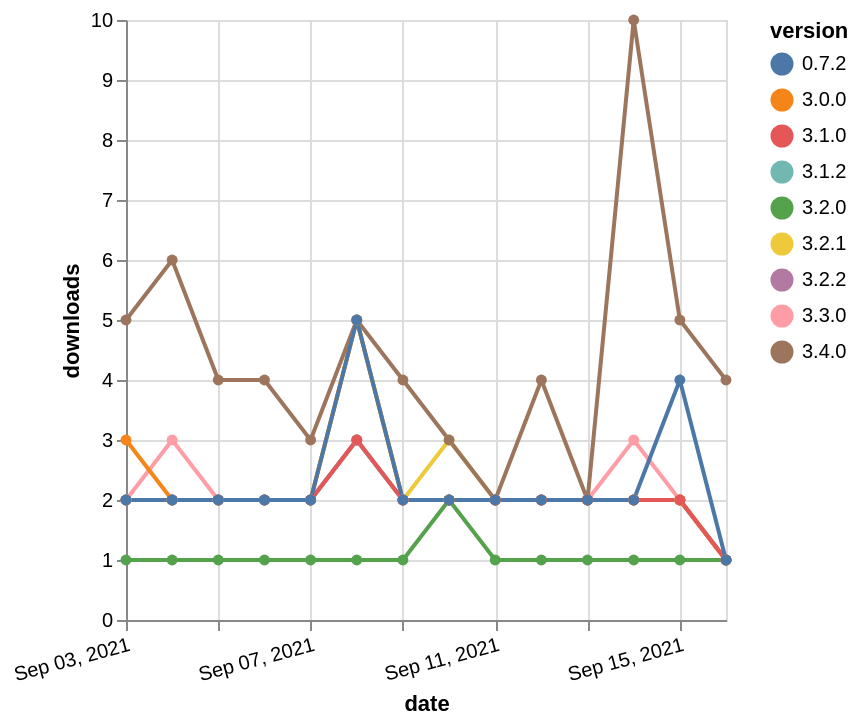

Write the Vega-Lite specification saved for this chart.
### Vega-Lite specification from a JSON file in a GitHub repository (floating-point values rounded to 4 significant figures)
{"$schema": "https://vega.github.io/schema/vega-lite/v5.json", "description": "A simple bar chart with embedded data.", "data": {"values": [{"date": "2021-09-03", "total": 1909, "delta": 2, "version": "3.2.1"}, {"date": "2021-09-04", "total": 1911, "delta": 2, "version": "3.2.1"}, {"date": "2021-09-05", "total": 1913, "delta": 2, "version": "3.2.1"}, {"date": "2021-09-06", "total": 1915, "delta": 2, "version": "3.2.1"}, {"date": "2021-09-07", "total": 1917, "delta": 2, "version": "3.2.1"}, {"date": "2021-09-08", "total": 1922, "delta": 5, "version": "3.2.1"}, {"date": "2021-09-09", "total": 1924, "delta": 2, "version": "3.2.1"}, {"date": "2021-09-10", "total": 1927, "delta": 3, "version": "3.2.1"}, {"date": "2021-09-11", "total": 1929, "delta": 2, "version": "3.2.1"}, {"date": "2021-09-12", "total": 1931, "delta": 2, "version": "3.2.1"}, {"date": "2021-09-13", "total": 1933, "delta": 2, "version": "3.2.1"}, {"date": "2021-09-14", "total": 1935, "delta": 2, "version": "3.2.1"}, {"date": "2021-09-15", "total": 1937, "delta": 2, "version": "3.2.1"}, {"date": "2021-09-16", "total": 1938, "delta": 1, "version": "3.2.1"}, {"date": "2021-09-03", "total": 1555, "delta": 2, "version": "3.3.0"}, {"date": "2021-09-04", "total": 1558, "delta": 3, "version": "3.3.0"}, {"date": "2021-09-05", "total": 1560, "delta": 2, "version": "3.3.0"}, {"date": "2021-09-06", "total": 1562, "delta": 2, "version": "3.3.0"}, {"date": "2021-09-07", "total": 1564, "delta": 2, "version": "3.3.0"}, {"date": "2021-09-08", "total": 1567, "delta": 3, "version": "3.3.0"}, {"date": "2021-09-09", "total": 1569, "delta": 2, "version": "3.3.0"}, {"date": "2021-09-10", "total": 1571, "delta": 2, "version": "3.3.0"}, {"date": "2021-09-11", "total": 1573, "delta": 2, "version": "3.3.0"}, {"date": "2021-09-12", "total": 1575, "delta": 2, "version": "3.3.0"}, {"date": "2021-09-13", "total": 1577, "delta": 2, "version": "3.3.0"}, {"date": "2021-09-14", "total": 1580, "delta": 3, "version": "3.3.0"}, {"date": "2021-09-15", "total": 1582, "delta": 2, "version": "3.3.0"}, {"date": "2021-09-16", "total": 1583, "delta": 1, "version": "3.3.0"}, {"date": "2021-09-03", "total": 1673, "delta": 5, "version": "3.4.0"}, {"date": "2021-09-04", "total": 1679, "delta": 6, "version": "3.4.0"}, {"date": "2021-09-05", "total": 1683, "delta": 4, "version": "3.4.0"}, {"date": "2021-09-06", "total": 1687, "delta": 4, "version": "3.4.0"}, {"date": "2021-09-07", "total": 1690, "delta": 3, "version": "3.4.0"}, {"date": "2021-09-08", "total": 1695, "delta": 5, "version": "3.4.0"}, {"date": "2021-09-09", "total": 1699, "delta": 4, "version": "3.4.0"}, {"date": "2021-09-10", "total": 1702, "delta": 3, "version": "3.4.0"}, {"date": "2021-09-11", "total": 1704, "delta": 2, "version": "3.4.0"}, {"date": "2021-09-12", "total": 1708, "delta": 4, "version": "3.4.0"}, {"date": "2021-09-13", "total": 1710, "delta": 2, "version": "3.4.0"}, {"date": "2021-09-14", "total": 1720, "delta": 10, "version": "3.4.0"}, {"date": "2021-09-15", "total": 1725, "delta": 5, "version": "3.4.0"}, {"date": "2021-09-16", "total": 1729, "delta": 4, "version": "3.4.0"}, {"date": "2021-09-03", "total": 1813, "delta": 2, "version": "3.2.2"}, {"date": "2021-09-04", "total": 1815, "delta": 2, "version": "3.2.2"}, {"date": "2021-09-05", "total": 1817, "delta": 2, "version": "3.2.2"}, {"date": "2021-09-06", "total": 1819, "delta": 2, "version": "3.2.2"}, {"date": "2021-09-07", "total": 1821, "delta": 2, "version": "3.2.2"}, {"date": "2021-09-08", "total": 1824, "delta": 3, "version": "3.2.2"}, {"date": "2021-09-09", "total": 1826, "delta": 2, "version": "3.2.2"}, {"date": "2021-09-10", "total": 1828, "delta": 2, "version": "3.2.2"}, {"date": "2021-09-11", "total": 1830, "delta": 2, "version": "3.2.2"}, {"date": "2021-09-12", "total": 1832, "delta": 2, "version": "3.2.2"}, {"date": "2021-09-13", "total": 1834, "delta": 2, "version": "3.2.2"}, {"date": "2021-09-14", "total": 1836, "delta": 2, "version": "3.2.2"}, {"date": "2021-09-15", "total": 1838, "delta": 2, "version": "3.2.2"}, {"date": "2021-09-16", "total": 1839, "delta": 1, "version": "3.2.2"}, {"date": "2021-09-03", "total": 2272, "delta": 2, "version": "3.1.2"}, {"date": "2021-09-04", "total": 2274, "delta": 2, "version": "3.1.2"}, {"date": "2021-09-05", "total": 2276, "delta": 2, "version": "3.1.2"}, {"date": "2021-09-06", "total": 2278, "delta": 2, "version": "3.1.2"}, {"date": "2021-09-07", "total": 2280, "delta": 2, "version": "3.1.2"}, {"date": "2021-09-08", "total": 2283, "delta": 3, "version": "3.1.2"}, {"date": "2021-09-09", "total": 2285, "delta": 2, "version": "3.1.2"}, {"date": "2021-09-10", "total": 2287, "delta": 2, "version": "3.1.2"}, {"date": "2021-09-11", "total": 2289, "delta": 2, "version": "3.1.2"}, {"date": "2021-09-12", "total": 2291, "delta": 2, "version": "3.1.2"}, {"date": "2021-09-13", "total": 2293, "delta": 2, "version": "3.1.2"}, {"date": "2021-09-14", "total": 2295, "delta": 2, "version": "3.1.2"}, {"date": "2021-09-15", "total": 2297, "delta": 2, "version": "3.1.2"}, {"date": "2021-09-16", "total": 2298, "delta": 1, "version": "3.1.2"}, {"date": "2021-09-03", "total": 3015, "delta": 3, "version": "3.0.0"}, {"date": "2021-09-04", "total": 3017, "delta": 2, "version": "3.0.0"}, {"date": "2021-09-05", "total": 3019, "delta": 2, "version": "3.0.0"}, {"date": "2021-09-06", "total": 3021, "delta": 2, "version": "3.0.0"}, {"date": "2021-09-07", "total": 3023, "delta": 2, "version": "3.0.0"}, {"date": "2021-09-08", "total": 3028, "delta": 5, "version": "3.0.0"}, {"date": "2021-09-09", "total": 3030, "delta": 2, "version": "3.0.0"}, {"date": "2021-09-10", "total": 3032, "delta": 2, "version": "3.0.0"}, {"date": "2021-09-11", "total": 3034, "delta": 2, "version": "3.0.0"}, {"date": "2021-09-12", "total": 3036, "delta": 2, "version": "3.0.0"}, {"date": "2021-09-13", "total": 3038, "delta": 2, "version": "3.0.0"}, {"date": "2021-09-14", "total": 3040, "delta": 2, "version": "3.0.0"}, {"date": "2021-09-15", "total": 3042, "delta": 2, "version": "3.0.0"}, {"date": "2021-09-16", "total": 3043, "delta": 1, "version": "3.0.0"}, {"date": "2021-09-03", "total": 220, "delta": 1, "version": "3.2.0"}, {"date": "2021-09-04", "total": 221, "delta": 1, "version": "3.2.0"}, {"date": "2021-09-05", "total": 222, "delta": 1, "version": "3.2.0"}, {"date": "2021-09-06", "total": 223, "delta": 1, "version": "3.2.0"}, {"date": "2021-09-07", "total": 224, "delta": 1, "version": "3.2.0"}, {"date": "2021-09-08", "total": 225, "delta": 1, "version": "3.2.0"}, {"date": "2021-09-09", "total": 226, "delta": 1, "version": "3.2.0"}, {"date": "2021-09-10", "total": 228, "delta": 2, "version": "3.2.0"}, {"date": "2021-09-11", "total": 229, "delta": 1, "version": "3.2.0"}, {"date": "2021-09-12", "total": 230, "delta": 1, "version": "3.2.0"}, {"date": "2021-09-13", "total": 231, "delta": 1, "version": "3.2.0"}, {"date": "2021-09-14", "total": 232, "delta": 1, "version": "3.2.0"}, {"date": "2021-09-15", "total": 233, "delta": 1, "version": "3.2.0"}, {"date": "2021-09-16", "total": 234, "delta": 1, "version": "3.2.0"}, {"date": "2021-09-03", "total": 2605, "delta": 2, "version": "3.1.0"}, {"date": "2021-09-04", "total": 2607, "delta": 2, "version": "3.1.0"}, {"date": "2021-09-05", "total": 2609, "delta": 2, "version": "3.1.0"}, {"date": "2021-09-06", "total": 2611, "delta": 2, "version": "3.1.0"}, {"date": "2021-09-07", "total": 2613, "delta": 2, "version": "3.1.0"}, {"date": "2021-09-08", "total": 2616, "delta": 3, "version": "3.1.0"}, {"date": "2021-09-09", "total": 2618, "delta": 2, "version": "3.1.0"}, {"date": "2021-09-10", "total": 2620, "delta": 2, "version": "3.1.0"}, {"date": "2021-09-11", "total": 2622, "delta": 2, "version": "3.1.0"}, {"date": "2021-09-12", "total": 2624, "delta": 2, "version": "3.1.0"}, {"date": "2021-09-13", "total": 2626, "delta": 2, "version": "3.1.0"}, {"date": "2021-09-14", "total": 2628, "delta": 2, "version": "3.1.0"}, {"date": "2021-09-15", "total": 2630, "delta": 2, "version": "3.1.0"}, {"date": "2021-09-16", "total": 2631, "delta": 1, "version": "3.1.0"}, {"date": "2021-09-03", "total": 2795, "delta": 2, "version": "0.7.2"}, {"date": "2021-09-04", "total": 2797, "delta": 2, "version": "0.7.2"}, {"date": "2021-09-05", "total": 2799, "delta": 2, "version": "0.7.2"}, {"date": "2021-09-06", "total": 2801, "delta": 2, "version": "0.7.2"}, {"date": "2021-09-07", "total": 2803, "delta": 2, "version": "0.7.2"}, {"date": "2021-09-08", "total": 2808, "delta": 5, "version": "0.7.2"}, {"date": "2021-09-09", "total": 2810, "delta": 2, "version": "0.7.2"}, {"date": "2021-09-10", "total": 2812, "delta": 2, "version": "0.7.2"}, {"date": "2021-09-11", "total": 2814, "delta": 2, "version": "0.7.2"}, {"date": "2021-09-12", "total": 2816, "delta": 2, "version": "0.7.2"}, {"date": "2021-09-13", "total": 2818, "delta": 2, "version": "0.7.2"}, {"date": "2021-09-14", "total": 2820, "delta": 2, "version": "0.7.2"}, {"date": "2021-09-15", "total": 2824, "delta": 4, "version": "0.7.2"}, {"date": "2021-09-16", "total": 2825, "delta": 1, "version": "0.7.2"}]}, "width": "container", "mark": {"type": "line", "point": {"filled": true}}, "encoding": {"x": {"field": "date", "type": "temporal", "timeUnit": "yearmonthdate", "title": "date", "axis": {"labelAngle": -15}}, "y": {"field": "delta", "type": "quantitative", "title": "downloads"}, "color": {"field": "version", "type": "nominal"}, "tooltip": {"field": "delta"}}}
